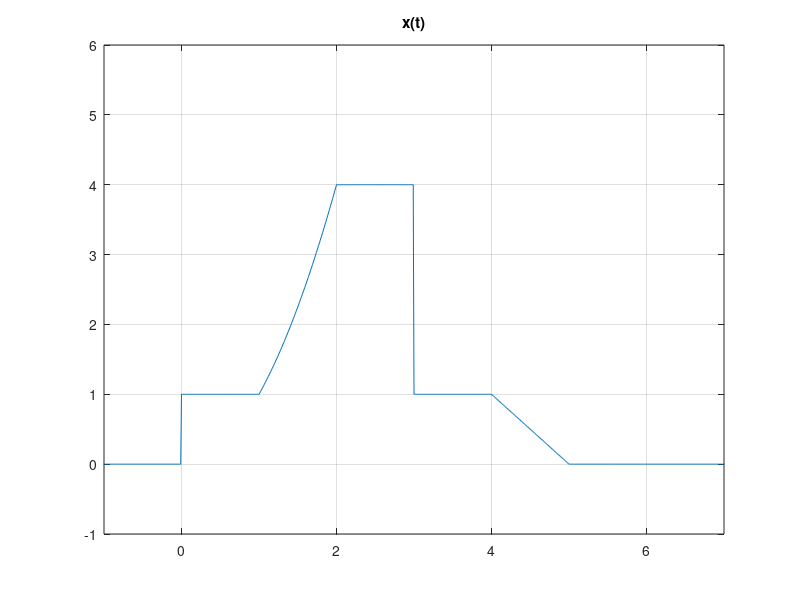
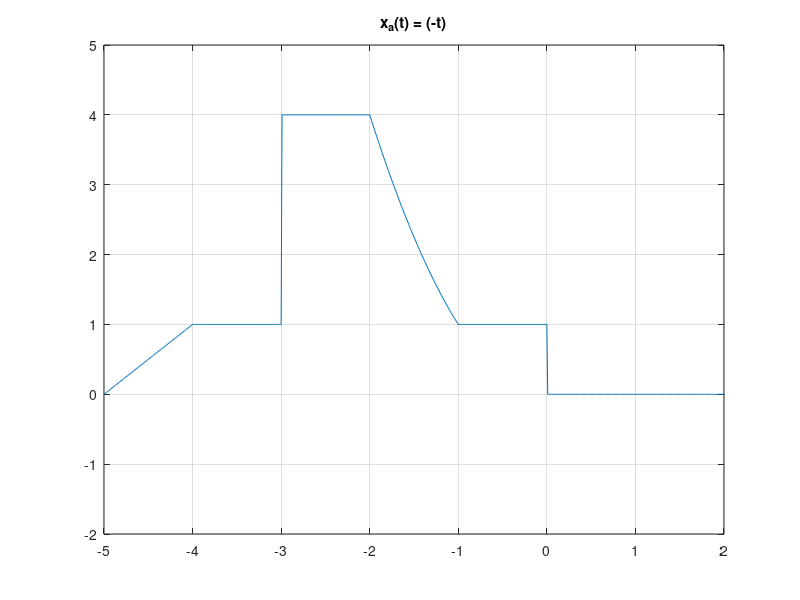
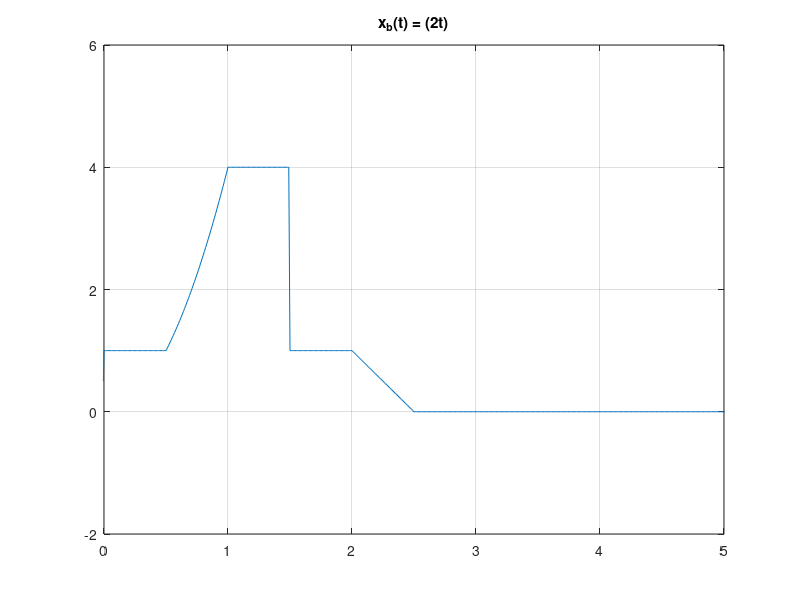
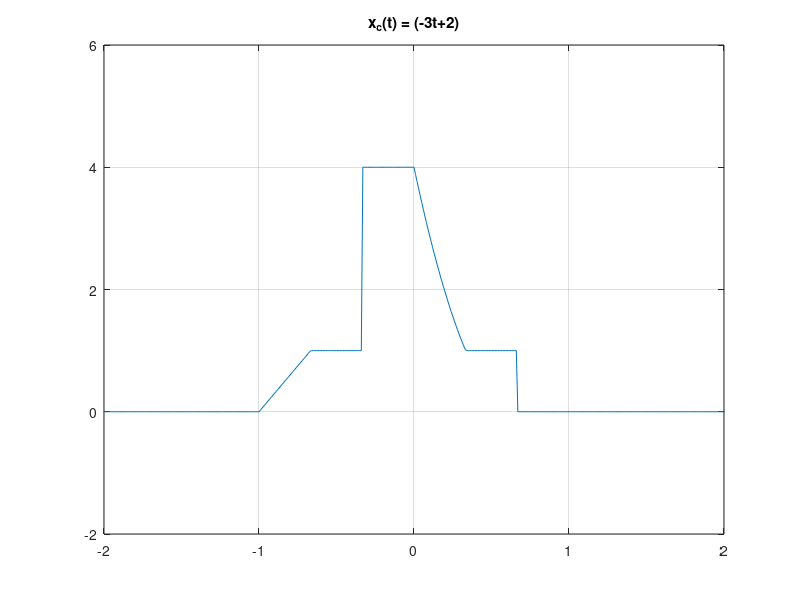

The MATLAB source for these figures, in order:
clear all
clc

u=@(t) t >= 0;

x1=@(t) u(t) - u(t-1);
x2=@(t) (t.^2).*(u(t-1)-u(t-2));
x3=@(t) 4*u(t-2) - 4*u(t-3);
x4=@(t) u(t-3) - u(t-4);
x5=@(t) (-t+5).*(u(t-4) - u(t-5));
x=@(t)   x1(t) + x2(t) + x3(t) + x4(t) + x5(t);
t=-10:0.01:20;
figure(1)
plot(t,x(t));grid;
title('x(t)')
axis([-1 7 -1 6])

%Questão A
xa=@(t) x(-t)
figure(2)
plot(t, xa(t));grid;
title('x_a(t) = (-t)')
axis([-5 2 -2 5])

%Questão B
xb=@(t) x(2*t);
figure(3)
plot(t, xb(t));grid;
title('x_b(t) = (2t)')
axis([0 5 -2 6])

%Questão C
xc=@(t) x(-3*t+2);
figure(4);
plot(t, xc(t));grid;
title('x_c(t) = (-3t+2)')
axis([-2 2 -2 6])
